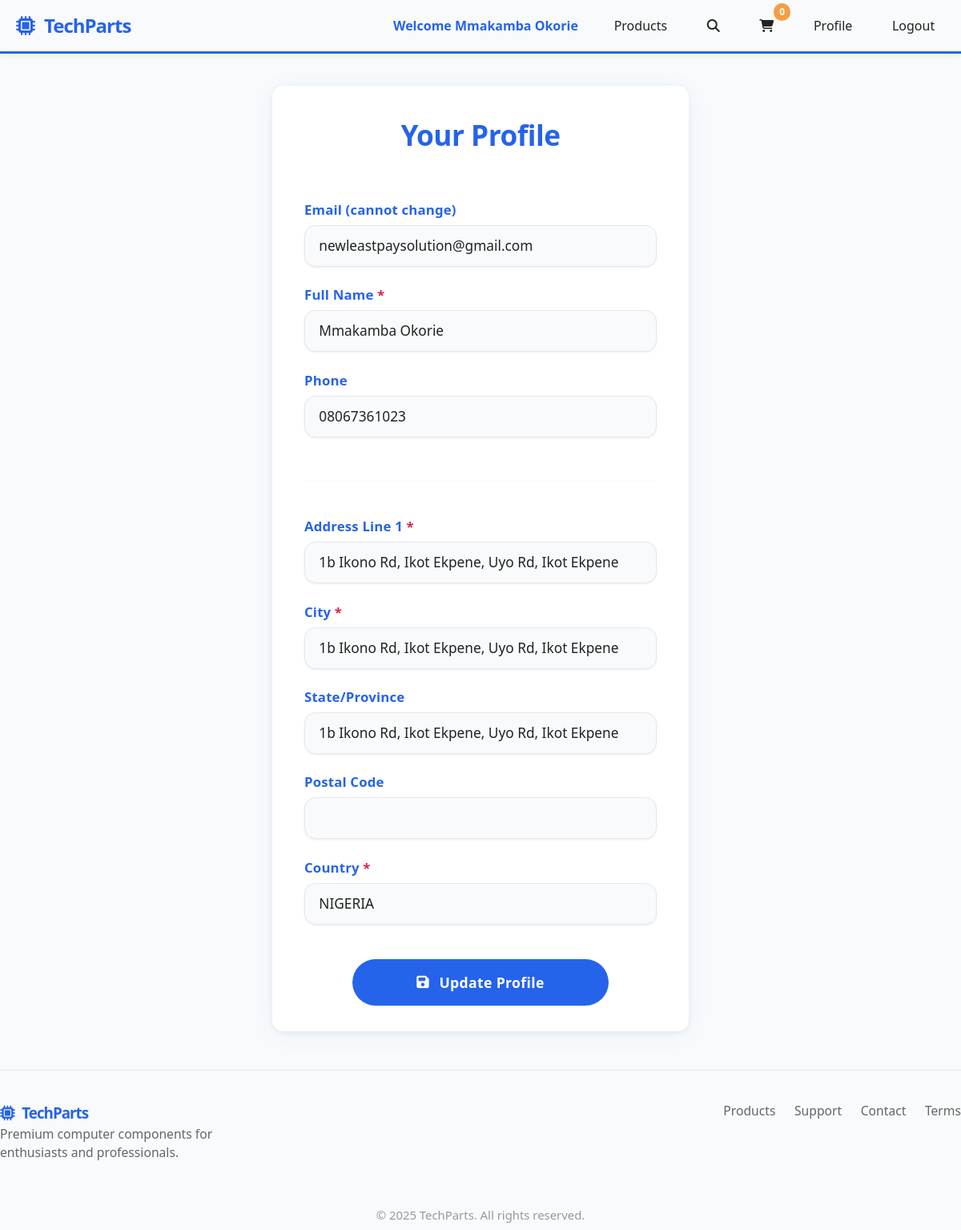
Page /profile.php (signed in) on the earlier database version.
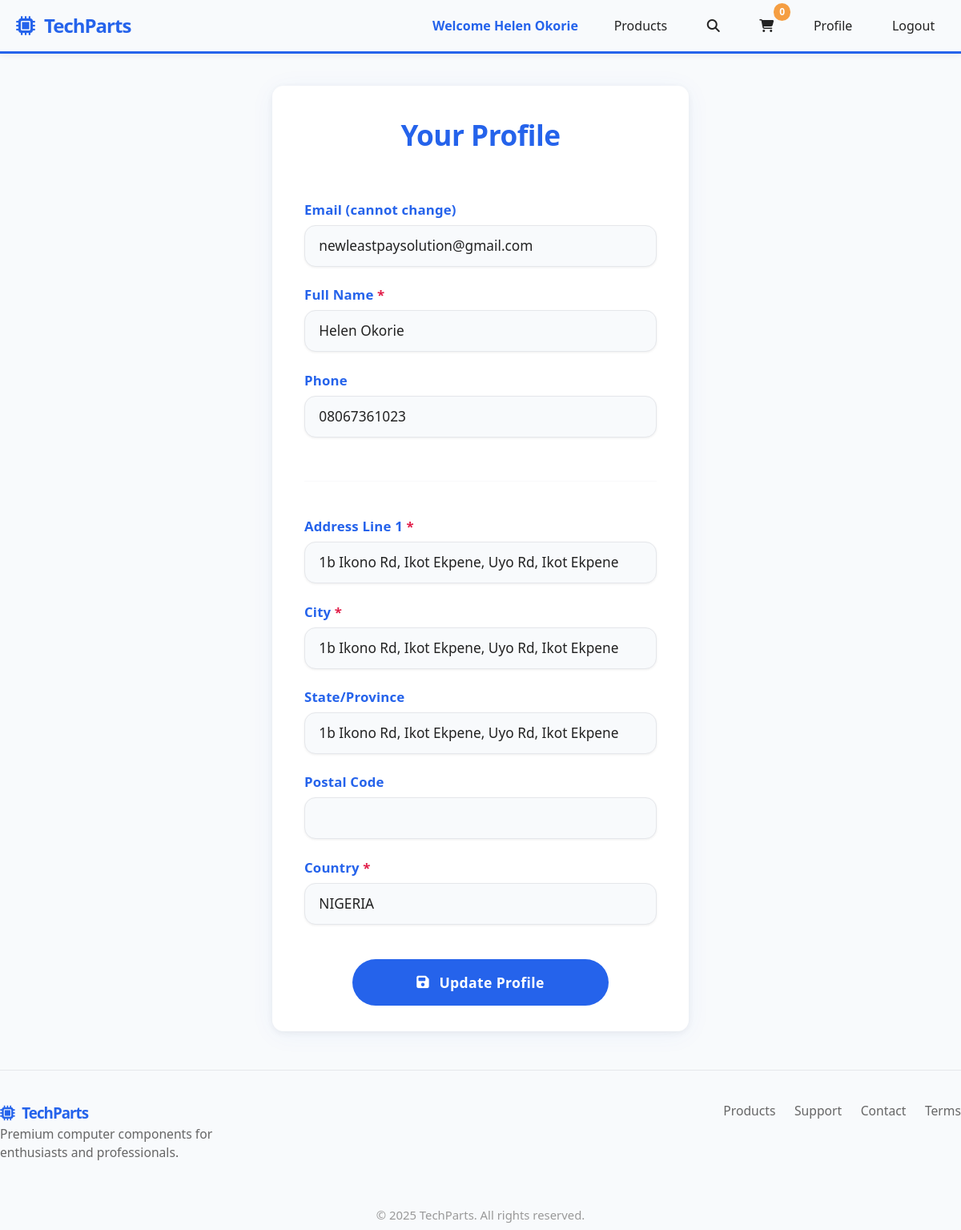
Same page on the later database version.
### tables this page shows
CREATE TABLE `addresses` (
  `id` bigint(20) UNSIGNED NOT NULL,
  `user_id` bigint(20) UNSIGNED NOT NULL,
  `label` varchar(50) DEFAULT 'shipping',
  `line1` varchar(255) NOT NULL,
  `city` varchar(80) NOT NULL,
  `state` varchar(80) DEFAULT NULL,
  `postal_code` varchar(20) DEFAULT NULL,
  `country` varchar(25) NOT NULL,
  `created_at` timestamp NOT NULL DEFAULT current_timestamp()
);

CREATE TABLE `users` (
  `id` bigint(20) UNSIGNED NOT NULL,
  `email` varchar(255) NOT NULL,
  `password_hash` char(60) NOT NULL,
  `full_name` varchar(120) NOT NULL,
  `phone` varchar(30) DEFAULT NULL,
  `role` varchar(15) NOT NULL,
  `status` int(1) NOT NULL DEFAULT 1,
  `created_at` timestamp NOT NULL DEFAULT current_timestamp(),
  `updated_at` timestamp NOT NULL DEFAULT current_timestamp() ON UPDATE current_timestamp()
);

### config.php (called while the page is built, shortened)
<?php
$user_id = $_SESSION["user_id"];
?>

### profile.php (the view, shortened to what this page needs)
<?php
include('config.php');
$stmt = $conn->prepare("
    SELECT u.email, u.full_name, u.phone, a.id as address_id, a.label, a.line1, a.city, a.state, a.postal_code, a.country
    FROM users u
    LEFT JOIN addresses a ON u.id = a.user_id AND a.label = 'shipping'
    WHERE u.id = ?
    LIMIT 1
");
$stmt->bind_param('i', $user_id);
$stmt->execute();
$result = $stmt->get_result();
$user = $result->fetch_assoc();
?>
<!DOCTYPE html>
<html lang="en">
<head>
<?php include('partials/head.php');?>
  <link rel="stylesheet" href="assets/css/profile.css">
</head>
<body>
      <header class="header" id="header">
  <?php include('partials/navbar.php'); ?>
  </header>
  <main>
    <section class="profile-section container" id="profile">
      <h2>Your Profile</h2>
      <form method="post" autocomplete="off" novalidate>
        <div class="form-group">
          <label for="email">Email (cannot change)</label>
          <input type="email" id="email" name="email" value="<?php echo htmlspecialchars($user['email']); ?>" disabled>
        </div>
        <div class="form-group">
          <label for="full_name">Full Name <span style="color:#e11d48">*</span></label>
          <input type="text" id="full_name" name="full_name" required value="<?php echo htmlspecialchars($user['full_name']); ?>">
        </div>
        <div class="form-group">
          <label for="phone">Phone</label>
          <input type="text" id="phone" name="phone" value="<?php echo htmlspecialchars($user['phone']); ?>">
        </div>
        <hr style="margin:2em 0 1.5em 0;border:0;border-top:1.5px solid var(--border);">
        <div class="form-group">
          <label for="line1">Address Line 1 <span style="color:#e11d48">*</span></label>
          <input type="text" id="line1" name="line1" required value="<?php echo htmlspecialchars($user['line1'] ?? ''); ?>">
        </div>
        <div class="form-group">
          <label for="city">City <span style="color:#e11d48">*</span></label>
          <input type="text" id="city" name="city" required value="<?php echo htmlspecialchars($user['city'] ?? ''); ?>">
        </div>
        <div class="form-group">
          <label for="state">State/Province</label>
          <input type="text" id="state" name="state" value="<?php echo htmlspecialchars($user['state'] ?? ''); ?>">
        </div>
        <div class="form-group">
          <label for="postal_code">Postal Code</label>
          <input type="text" id="postal_code" name="postal_code" value="<?php echo htmlspecialchars($user['postal_code'] ?? ''); ?>">
        </div>
        <div class="form-group">
          <label for="country_iso2">Country <span style="color:#e11d48">*</span></label>
          <input type="text" id="country" name="country" maxlength="2" required style="text-transform:uppercase"
            value="<?php echo htmlspecialchars($user['country'] ?? ''); ?>">
        </div>
        <button type="submit" class="form-btn"><i class="fas fa-save"></i> Update Profile</button>
      </form>
    </section>
  </main>
  <footer class="footer">
    <div class="container footer-content">
      <div class="footer-brand">
        <span class="logo"><i class="fas fa-microchip"></i> TechParts</span>
        <p>Premium computer components for enthusiasts and professionals.</p>
      </div>
      <div class="footer-links">
        <a href="index.php#products">Products</a>
        <a href="#">Support</a>
        <a href="#">Contact</a>
        <a href="#">Terms</a>
      </div>
    </div>
    <div class="footer-bottom">
      <?php include('partials/footer.php') ?>
    </div>
  </footer>
</body>
</html>

### partials/navbar.php (shortened to what this page needs)
<nav class="nav container" aria-label="Main navigation">
    <a href="#" class="logo" aria-label="TechParts Home">
      <i class="fas fa-microchip"></i> TechParts
    </a>
    <ul class="nav-menu" id="navMenu">
      <?php if (empty($_SESSION['user_id'])): ?>
        <li><a href="login.php" class="nav-link">login</a></li>
        <li><a href="signup.php" class="nav-link">Sign up</a></li>
        <li><a href="#products" class="nav-link">Products</a></li>
        <li><button class="nav-link" id="searchBtn" aria-label="Search products"><i class="fas fa-search"></i></button></li>
      <?php else: ?>
        <li style="font-weight:600;color:var(--primary);padding-right:.5em;">
        Welcome <?php echo htmlspecialchars($_SESSION['fullname'] ?? ''); ?>
        </li>
        <li><a href="#products" class="nav-link">Products</a></li>
        <li><button class="nav-link" id="searchBtn" aria-label="Search products"><i class="fas fa-search"></i></button></li>
        <li>
        <button class="cart-btn" id="cartBtn" aria-label="View cart">
          <i class="fas fa-shopping-cart"></i>
          <span class="cart-count" id="cartCount" aria-live="polite">0</span>
        </button>
        </li>
        <li><a href="profile.php" class="nav-link">Profile</a></li>
        <li><a href="logout.php" class="nav-link">Logout</a></li>
      <?php endif; ?>
    </ul>
  </nav>

Differences in the rows shown:
changed through a linked row, addresses "1b Ikono Rd, Ikot Ekpene, Uyo Rd, Ikot Ekpene": full_name "Mmakamba Okorie" → "Helen Okorie"
Other differences:
$_SESSION['fullname']: "Mmakamba Okorie" → "Helen Okorie"
